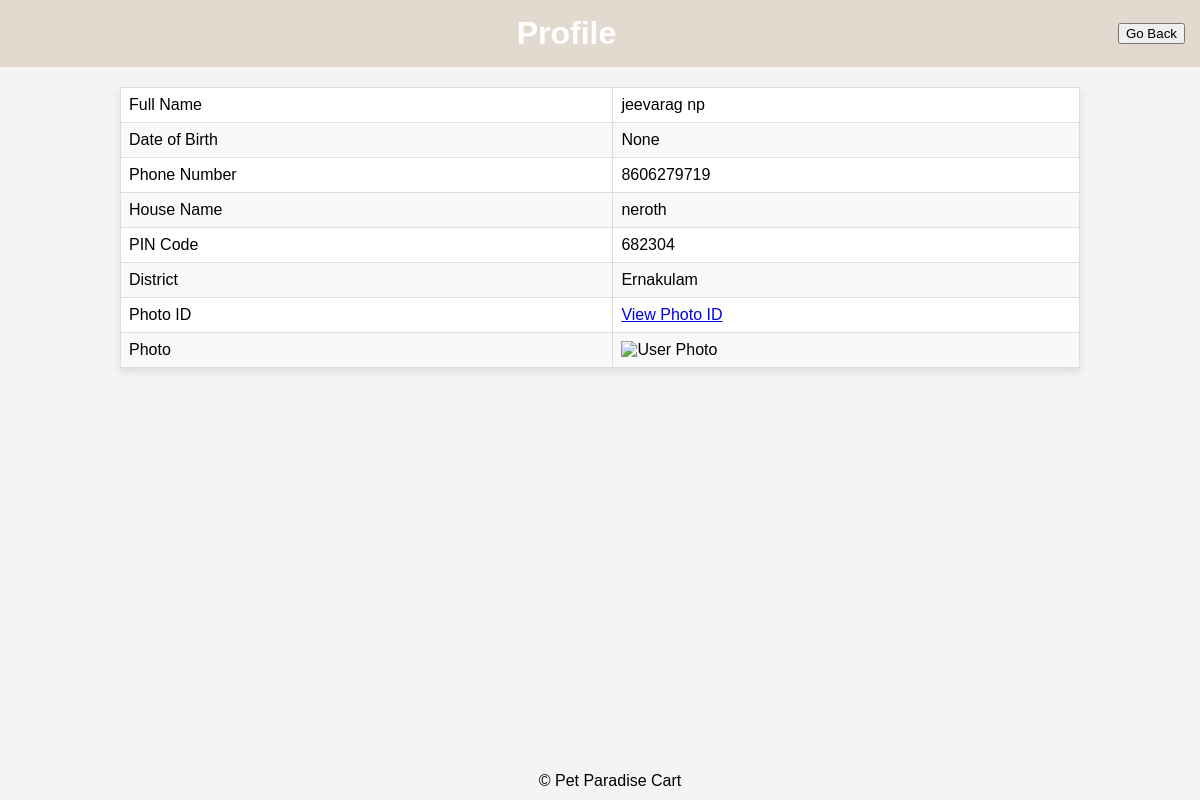
The page /profile/ (signed in) on the database its author committed.
### aapmapp/models.py (models this page shows, shortened)
class UserProfile(models.Model):
    user = models.ForeignKey("Dealer", on_delete=models.CASCADE)  # Assuming you have a ForeignKey relationship with the Dealer model
    fullname = models.CharField(max_length=100)
    dateofbirth = models.DateField(null=True)
    phone = models.CharField(max_length=10)
    housename = models.CharField(max_length=100)
    pincode = models.CharField(max_length=6)
    district = models.CharField(max_length=50, choices=[  # Add choices for the available districts
        ("Thiruvananthapuram", "Thiruvananthapuram"),
        ("Kollam", "Kollam"),
        ("Pathanamthitta", "Pathanamthitta"),
        ("Alappuzha", "Alappuzha"),
        ("Kottayam", "Kottayam"),
        ("Idukki", "Idukki"),
        ("Ernakulam", "Ernakulam"),
        ("Thrissur", "Thrissur"),
        ("Palakkad", "Palakkad"),
        ("Malappuram", "Malappuram"),
        ("Kozhikode", "Kozhikode"),
        ("Wayanad", "Wayanad"),
        ("Kannur", "Kannur"),
        ("Kasaragod", "Kasaragod"),
    ])
    photoid = models.FileField(upload_to='photoids/')  # Make sure to configure your media settings for file uploads
    photo = models.ImageField(upload_to='photos/')  # Make sure to configure your media settings for image uploads

### aapmapp/views.py (the view)
# urls.py: path('profile/', views.profile, name='profile'),
@login_required
def profile(request):
    user_profiles = UserProfile.objects.filter(user=request.user)
    if user_profiles.exists():
        user_profile = user_profiles.first()
        context = {
            'fullname': user_profile.fullname,
            'dateofbirth': user_profile.dateofbirth,
            'phone': user_profile.phone,
            'housename': user_profile.housename,
            'pincode': user_profile.pincode,
            'district': user_profile.district,
            'photoid': user_profile.photoid.url if user_profile.photoid else '',
            'photo': user_profile.photo.url if user_profile.photo else '',
        }
        return render(request, 'profile.html', context)
    else:
        raise Http404("UserProfile does not exist for this user")

### aapmapp/templates/profile.html (shortened to what this page needs)
<!DOCTYPE html>
<html>
<head>
</head>
<body>
    <header>
        <h1>Profile</h1>
        <button class="go-back-btn" onclick="goBack()">Go Back</button>
    </header>
    <table>
        <tr>
            <td>Full Name</td>
            <td>{{ fullname }}</td>
        </tr>
        <tr>
            <td>Date of Birth</td>
            <td>{{ dateofbirth }}</td>
        </tr>
        <tr>
            <td>Phone Number</td>
            <td>{{ phone }}</td>
        </tr>
        <tr>
            <td>House Name</td>
            <td>{{ housename }}</td>
        </tr>
        <tr>
            <td>PIN Code</td>
            <td>{{ pincode }}</td>
        </tr>
        <tr>
            <td>District</td>
            <td>{{ district }}</td>
        </tr>
        <tr>
            <td>Photo ID</td>
            <td><a href="{{ photoid }}" target="_blank">View Photo ID</a></td>
        </tr>
        <tr>
            <td>Photo</td>
            <td style=""><img src="{{ photo }}" alt="User Photo" width="200"></td>
        </tr>
    </table>
    <footer>
        &copy; Pet Paradise Cart
    </footer>
</body>
</html>

### aapmapp/templates/profile.html (style rules this page uses)
body { font-family: Arial, sans-serif; margin: 0; padding: 0; box-sizing: border-box; background-color: #f4f4f4; }
header { background-color: #e2d9cf; color: white; padding: 15px; text-align: center; display: flex; justify-content: space-between; align-items: center; }
header h1 { margin: 0; flex-grow: 1; }
table { width: 80%; margin: 20px auto; border-collapse: collapse; background-color: white; box-shadow: 0 4px 8px rgba(0, 0, 0, 0.1); }
th, td { border: 1px solid #ddd; padding: 8px; text-align: left; }
tr:nth-child(even) { background-color: #f9f9f9; }
footer { background-color: #ebf171 color: #ebf171; padding: 10px; text-align: center; position: fixed; bottom: 0; width: 100%; }

### rows shown on the page
UserProfile: fullname "jeevarag np", phone "8606279719", housename "neroth", pincode "682304", district "Ernakulam"

### other values the page prints
{{ dateofbirth }} "None"
